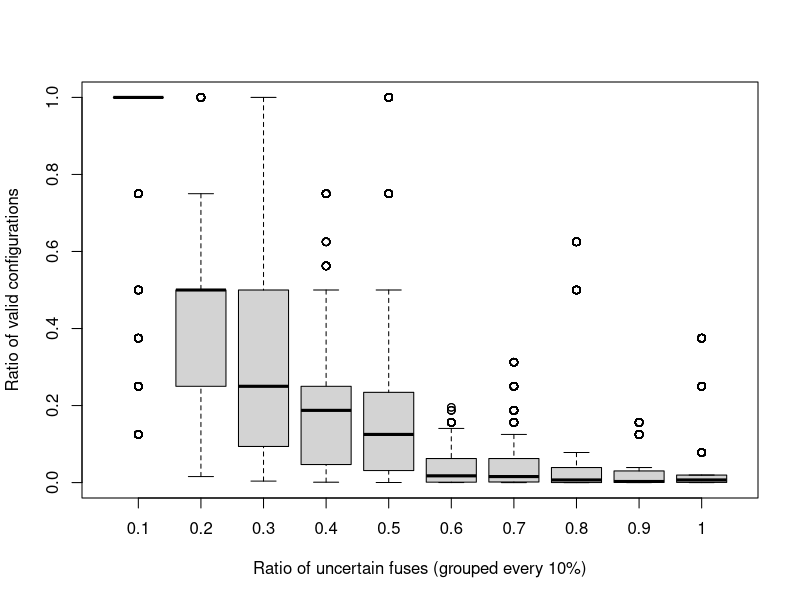

This chart was generated by the following R code:
xpData = read.csv("result-bp.csv", header = TRUE)
xdDF = data.frame(xpData)

boxplot(X.V.TV~X.UF.TF,
        data=xdDF,
        ylab="Ratio of valid configurations",
        xlab="Ratio of uncertain fuses (grouped every 10%)"
)